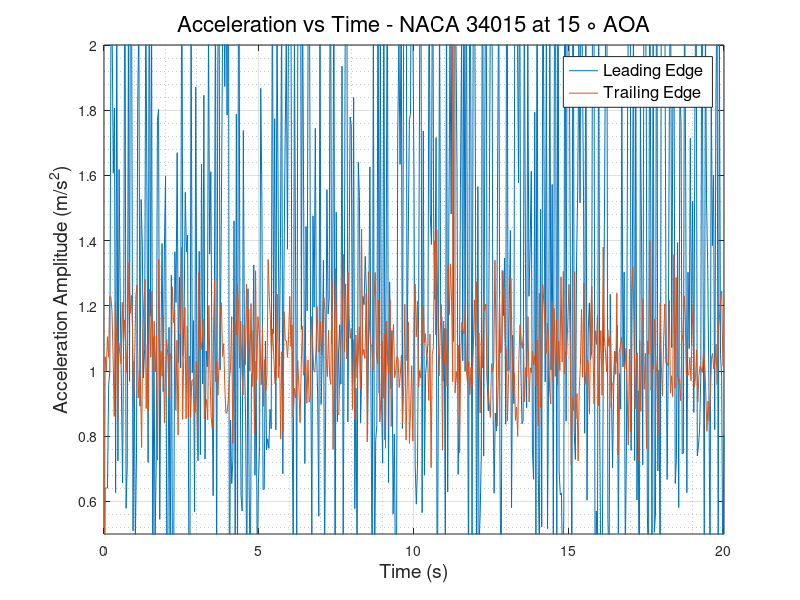
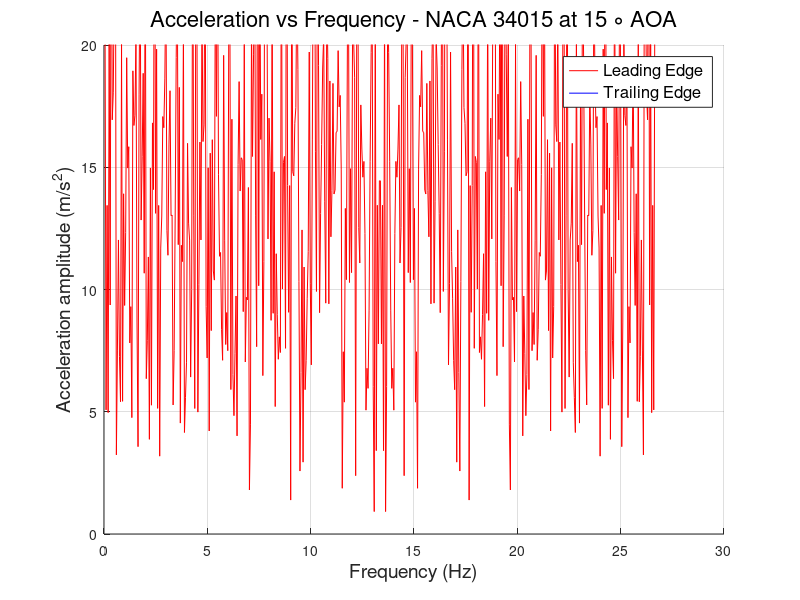

Reproduce these figures in MATLAB, in order.
clc
clear
close all
%% READING ACCELEROMETER DATA and defining Variables
                        % LEADING EDGE %
data   = xlsread('LE_800rpm.csv');
LE_time   = data(:,1);
LE_X_acc  = data(:,2);
LE_Y_acc  = data(:,3);
LE_Z_acc  = data(:,4);
LE_R_acc  = sqrt(LE_X_acc.^2 + LE_Y_acc.^2 + LE_Z_acc.^2);
% plot(LE_time,LE_R_acc)
N      = numel(LE_time);
Ts     = abs(diff(LE_time(1:2)));
fs     = 1/Ts;
f_axis = [0:N-1]*fs/N;
A_freq_LE = fft(LE_R_acc);
figure(1) 
plot(LE_time,LE_R_acc)
hold on
figure(2)
hold on
plot(f_axis,abs(A_freq_LE),'-r','LineWidth',0.5)
grid on 
grid minor
                        % TRAILING EDGE %
data   = xlsread('TE_800rpm.csv');
TE_time   = data(:,1);
TE_X_acc  = data(:,2);
TE_Y_acc  = data(:,3);
TE_Z_acc  = data(:,4);
TE_R_acc  = sqrt(TE_X_acc.^2 + TE_Y_acc.^2 + TE_Z_acc.^2);
% plot(TE_time,TE_R_acc)
N      = numel(TE_time);
Ts     = abs(diff(TE_time(1:2)));
fs     = 1/Ts;
f_axis = [0:N-1]*fs/N;
A_freq_TE = fft(TE_R_acc);
figure(1)
plot(TE_time, TE_R_acc)
grid on
grid minor
xlabel('Time (s)','FontSize',14,'FontWeight','normal')
ylabel('Acceleration Amplitude (m/s^2)','FontSize',14,'FontWeight','normal')
legend ('Leading Edge','Trailing Edge','FontSize',12,'FontWeight','normal')
title('Acceleration vs Time - NACA 34015 at 15 \circ AOA','FontSize',16,'FontWeight','normal')
ylim([0.5 2])
figure(2)
plot(f_axis,abs(A_freq_TE),'-b','LineWidth',0.5)
grid on 
grid minor
ylabel('Acceleration amplitude (m/s^2)','FontSize',14,'FontWeight','normal')
xlabel('Frequency (Hz)','FontSize',14,'FontWeight','normal')
ylim([0 20])
legend ('Leading Edge','Trailing Edge','FontSize',12,'FontWeight','normal')
title('Acceleration vs Frequency - NACA 34015 at 15 \circ AOA','FontSize',16,'FontWeight','normal')
